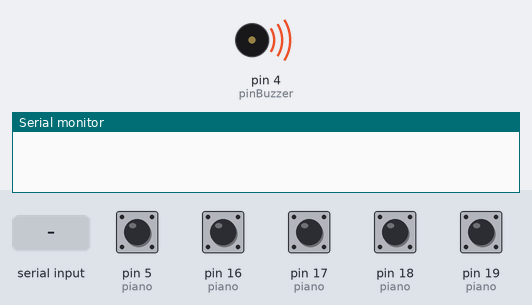
This sketch was run on a simulated Arduino Uno, built with avr-gcc and run on an emulated ATmega328P. Parts: buzzer (waves = sounding), the last lines printed to the serial monitor. Inputs (shaded band) come from the test bench; at power-on: pin 5 (piano), pin 16 (piano), pin 17 (piano), pin 18 (piano), pin 19 (piano) HIGH.

Above: at 1.2 s.
1.3 s: pin 5 (piano) pulled LOW for 0.15 s
At 2.4 s:
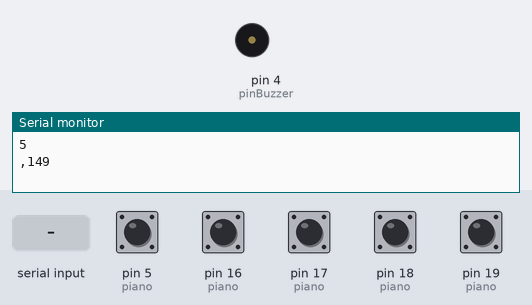
2.9 s: pin 16 (piano) pulled LOW for 0.15 s
At 3.6 s:
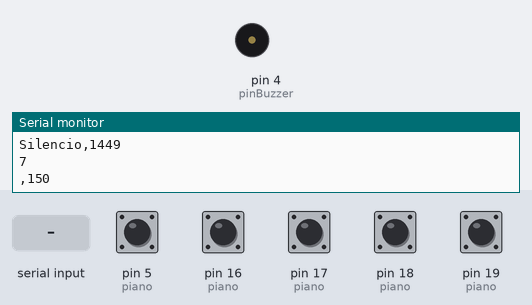
4.5 s: "p" received over Serial
At 6.17 s:
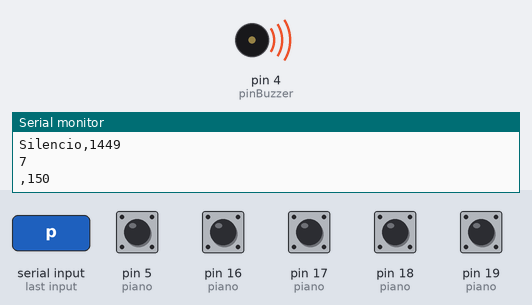
7.5 s: "l" received over Serial
At 10.2 s:
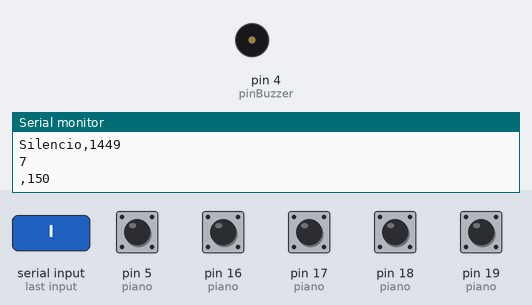
10.5 s: "s" received over Serial
At 11.0 s:
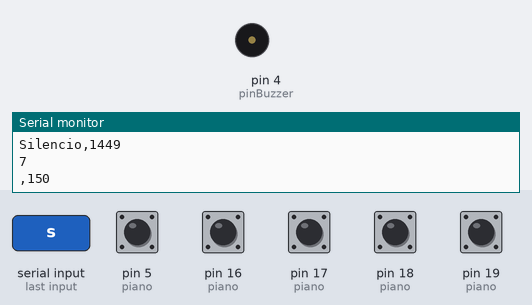
Timing chart, 0 to 13.0 s (numbered marks = the images above; inputs shaded):
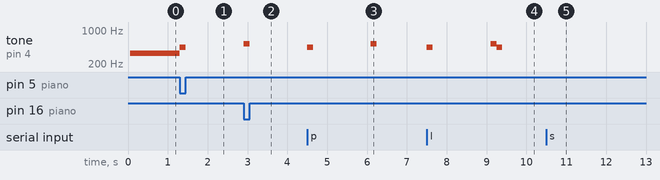

Measured:
- after the input at 1.3 s, tone on pin 4 (pinBuzzer): 330 Hz → 440 Hz at once, → silent 0.15 s later
- after the input at 2.9 s, tone on pin 4 (pinBuzzer): silent → 523 Hz at once, → silent 0.15 s later
- after the input at 4.5 s, tone on pin 4 (pinBuzzer): silent → 440 Hz at once, → silent 0.15 s later, → 523 Hz 1.4 s later, → silent 0.15 s later
- after the input at 7.5 s, tone on pin 4 (pinBuzzer): plays 440 Hz for 0.15 s, 523 Hz for 0.15 s, 440 Hz for 0.15 s, starting at once
- after the input at 10.5 s, tone on pin 4 (pinBuzzer): stops changing and stays silent

The sketch:

Minipiano.ino
```cpp
//pines y notas musicales PT1
struct  Tecla {
  int pin;
  int frecuencia;
  bool estadoAnterior;
  unsigned long ultimoCambio;
};
struct Nodo {
  int frecuencia;
  unsigned long duracion;
  Nodo* siguiente;         // estructura para la grabación
};
Nodo *inicio= nullptr; // puntero a la primer lista
Nodo *fin= nullptr; // puntero al final de la lista
unsigned long inicioSilencio=0;
unsigned long inicioNota=0;
const int pinBuzzer=4;
Tecla piano[8] = {
  {23, 262, false, 0},
  {22, 294, false, 0},
  {21, 330, false, 0},
  {19, 349, false, 0},
  {18, 392, false, 0},
  {5,  440, false, 0},
  {17, 494, false, 0},
  {16, 523, false, 0}
}; //estructura declarada del piano para las teclas
// iniciamos tiempos para el debounce PT2

const unsigned long rebounce=50;
void setup() {
  Serial.begin(115200);

  for (int i = 0; i < 8; i++) {
    pinMode(piano[i].pin, INPUT_PULLUP); //Iniciamos pulsadores (teclas) PT1
  }
}

void loop() {
  for (int i = 0; i < 8; i++) {
    bool estadoActual = (digitalRead(piano[i].pin) == LOW); //si la tecla está en low, es true(esta siendo presionada) logica pullup
if (estadoActual!=piano[i].estadoAnterior && millis()-piano[i].ultimoCambio>=rebounce) // la tecla esta siendo pulsada
{
  piano[i].ultimoCambio=millis();
 // debounce para los botones, se asegura que el boton fue pulsado o soltado y que el tiempo que haya sido pusado sea mayor a 0,05 seg
    if (estadoActual == true && piano[i].estadoAnterior == false) {
     if (inicioSilencio>0) {
      unsigned long duracionSilencio=millis()-inicioSilencio;
      agregarNodo(0,duracionSilencio);
       Serial.print("Silencio,");
      Serial.println(duracionSilencio);
     }
     tone(pinBuzzer, piano[i].frecuencia);

      inicioNota=millis(); // iniciamos la cuenta de duracion de la nota, y contamos el silencio de la nota anterior
    }
    else if (estadoActual == false && piano[i].estadoAnterior == true) // la tecla dejo de ser pulsada
     {
      unsigned long duracionNota=millis()-inicioNota;

      noTone(pinBuzzer);
      agregarNodo(piano[i].frecuencia,duracionNota);
       Serial.println(i);
       Serial.print(",");
       Serial.println(duracionNota);
      inicioSilencio=millis(); // iniciamos la cuenta de duracion del silencio y contamos la duracion de la nota anterior
    }
        piano[i].estadoAnterior = estadoActual; // Guarda el estado para la próxima vuelta

  }
  }
  if (Serial.available() > 0) {
    char comando = Serial.read();
    if (comando == 'p') {
      reproducirMelodia();
    } else if (comando == 'b') {
      borrarMelodia();
    }
    else if (comando == 'l') {
      loopearMelodia();
    }
} }
void agregarNodo (int frecuencia, unsigned long duracion) {
  Nodo *nuevo=new Nodo {frecuencia, duracion, nullptr};
  if(inicio==nullptr){
    inicio=nuevo;
    fin=nuevo;
  } else {
    fin->siguiente=nuevo;
    fin = nuevo;
  }
}
void reproducirMelodia () {
  Nodo *aux=inicio;
while (aux != nullptr) {
    if (aux->frecuencia > 0) {
      tone(pinBuzzer, aux->frecuencia);
    } else {
      noTone(pinBuzzer);
    }
    delay(aux->duracion);
    aux=aux->siguiente;

}
noTone(pinBuzzer);
}
void borrarMelodia() {
  while (inicio != nullptr) {
    Nodo* aux = inicio;
    inicio = inicio->siguiente;
    delete aux;
  }
  fin = nullptr;
  inicioSilencio = 0;
  Serial.println("Melodia borrada.");
}
void loopearMelodia() {
  if (inicio == nullptr) return; // Si no grabaste nada, sale directo

  bool loopeando = true;
  Nodo* aux = inicio;

  while (loopeando) {
    if (aux->frecuencia > 0) {
      tone(pinBuzzer, aux->frecuencia);
    } else {
      noTone(pinBuzzer);
    }
    delay(aux->duracion);

    aux = aux->siguiente;
    if (aux == nullptr) {
    aux=inicio;
    }

    if (Serial.available() > 0 && Serial.read() == 's') {
      loopeando=false;
    }
  }

  noTone(pinBuzzer);
}
```
